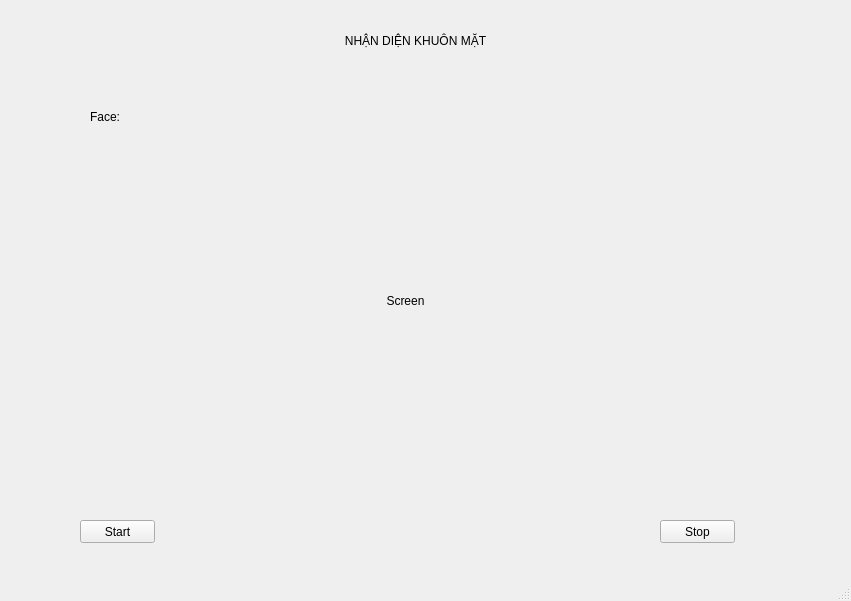
<?xml version="1.0" encoding="UTF-8"?>
<ui version="4.0">
 <class>MainWindow</class>
 <widget class="QMainWindow" name="MainWindow">
  <property name="geometry">
   <rect>
    <x>0</x>
    <y>0</y>
    <width>851</width>
    <height>601</height>
   </rect>
  </property>
  <property name="windowTitle">
   <string>MainWindow</string>
  </property>
  <widget class="QWidget" name="centralwidget">
   <widget class="QLabel" name="label">
    <property name="geometry">
     <rect>
      <x>320</x>
      <y>30</y>
      <width>191</width>
      <height>21</height>
     </rect>
    </property>
    <property name="text">
     <string>NHẬN DIỆN KHUÔN MẶT</string>
    </property>
    <property name="textFormat">
     <enum>Qt::PlainText</enum>
    </property>
    <property name="scaledContents">
     <bool>false</bool>
    </property>
    <property name="alignment">
     <set>Qt::AlignCenter</set>
    </property>
    <property name="wordWrap">
     <bool>true</bool>
    </property>
    <property name="indent">
     <number>3</number>
    </property>
    <property name="textInteractionFlags">
     <set>Qt::LinksAccessibleByMouse</set>
    </property>
   </widget>
   <widget class="QLabel" name="label_video">
    <property name="geometry">
     <rect>
      <x>80</x>
      <y>100</y>
      <width>651</width>
      <height>401</height>
     </rect>
    </property>
    <property name="text">
     <string>Screen</string>
    </property>
    <property name="alignment">
     <set>Qt::AlignCenter</set>
    </property>
   </widget>
   <widget class="QLabel" name="label_face_count">
    <property name="geometry">
     <rect>
      <x>90</x>
      <y>110</y>
      <width>47</width>
      <height>14</height>
     </rect>
    </property>
    <property name="text">
     <string>Face: </string>
    </property>
   </widget>
   <widget class="QPushButton" name="btn_start">
    <property name="geometry">
     <rect>
      <x>80</x>
      <y>520</y>
      <width>75</width>
      <height>23</height>
     </rect>
    </property>
    <property name="text">
     <string>Start</string>
    </property>
    <property name="iconSize">
     <size>
      <width>26</width>
      <height>25</height>
     </size>
    </property>
   </widget>
   <widget class="QPushButton" name="btn_stop">
    <property name="geometry">
     <rect>
      <x>660</x>
      <y>520</y>
      <width>75</width>
      <height>23</height>
     </rect>
    </property>
    <property name="text">
     <string>Stop</string>
    </property>
   </widget>
  </widget>
  <widget class="QMenuBar" name="menubar">
   <property name="geometry">
    <rect>
     <x>0</x>
     <y>0</y>
     <width>851</width>
     <height>22</height>
    </rect>
   </property>
  </widget>
  <widget class="QStatusBar" name="statusbar"/>
 </widget>
 <resources/>
 <connections/>
</ui>
